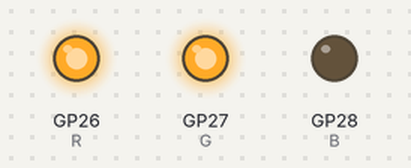
Recording of a program running on a simulated Raspberry Pi Pico running CircuitPython. Shown: output pins drawn as LEDs (lit = HIGH). Random numbers come from a fixed seed.

Above: at 0.1 s.
At 2.1 s:
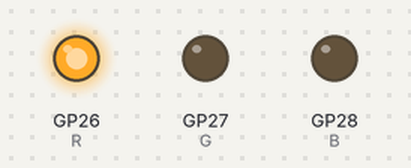
At 4.1 s:
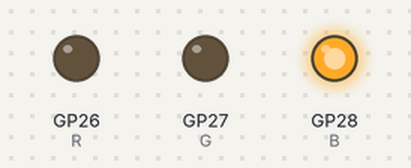
At 6.1 s:
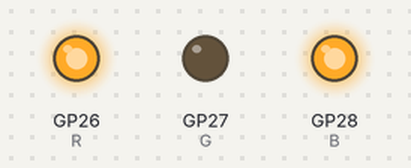
At 14.1 s:
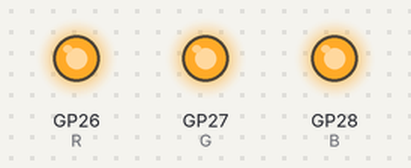
At 34.1 s:
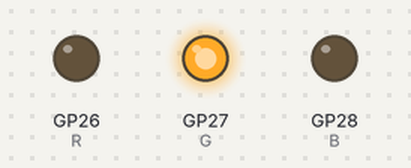
Timing chart, 0 to 35.6 s (numbered marks = the images above):
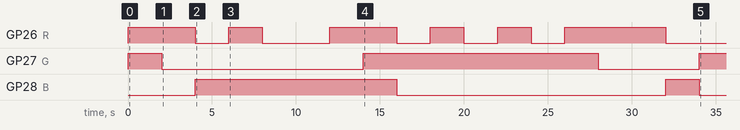

Measured:
- by itself, GP26 (R): LOW → HIGH at 0.00 s, → LOW 4.0 s later, → HIGH 2.0 s later, → LOW 2.0 s later, … (12 changes in this stretch)
- by itself, GP27 (G): goes HIGH 2.0 s, LOW 12.0 s, HIGH 14.0 s, LOW 6.0 s, then HIGH
- by itself, GP28 (B): LOW → HIGH at 4.0 s, → LOW 12.0 s later, → HIGH 16.0 s later, → LOW 2.0 s later

The program:

5050-water-flow_1.py
```python
import board
import time
from digitalio import DigitalInOut, Direction, Pull
import random

R = DigitalInOut(board.GP26)
R.direction = Direction.OUTPUT
G = DigitalInOut(board.GP27)
G.direction = Direction.OUTPUT
B = DigitalInOut(board.GP28)
B.direction = Direction.OUTPUT

"""
R.value = True
G.value = False
B.value = True

D0 = DigitalInOut(board.GP5)
D0.direction = Direction.OUTPUT
D1 = DigitalInOut(board.GP6)
D1.direction = Direction.OUTPUT
D2 = DigitalInOut(board.GP7)
D2.direction = Direction.OUTPUT
D3 = DigitalInOut(board.GP8)
D3.direction = Direction.OUTPUT
D4 = DigitalInOut(board.GP9)
D4.direction = Direction.OUTPUT
D5 = DigitalInOut(board.GP10)
D5.direction = Direction.OUTPUT
D6 = DigitalInOut(board.GP11)
D6.direction = Direction.OUTPUT
D7 = DigitalInOut(board.GP12)
D7.direction = Direction.OUTPUT
"""

while True:
    R.value = random.choice([True, False])
    G.value = random.choice([True, False])
    B.value = random.choice([True, False])
    time.sleep(2.0)
```
